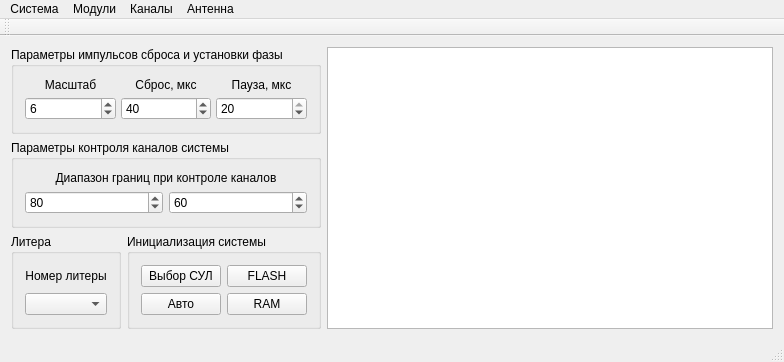
<?xml version="1.0" encoding="UTF-8"?>
<ui version="4.0">
 <class>MainWindow</class>
 <widget class="QMainWindow" name="MainWindow">
  <property name="geometry">
   <rect>
    <x>0</x>
    <y>0</y>
    <width>784</width>
    <height>317</height>
   </rect>
  </property>
  <property name="contextMenuPolicy">
   <enum>Qt::PreventContextMenu</enum>
  </property>
  <property name="windowTitle">
   <string>Монитор СУЛ</string>
  </property>
  <widget class="QWidget" name="centralWidget">
   <layout class="QGridLayout" name="gridLayout_4">
    <item row="0" column="0" colspan="2">
     <widget class="QGroupBox" name="groupBox_11">
      <property name="title">
       <string>Параметры импульсов сброса и установки фазы</string>
      </property>
      <layout class="QGridLayout" name="gridLayout_5">
       <item row="0" column="0">
        <layout class="QGridLayout" name="gridLayout_2">
         <property name="spacing">
          <number>5</number>
         </property>
         <item row="0" column="1">
          <widget class="QLabel" name="label_10">
           <property name="text">
            <string>Масштаб</string>
           </property>
           <property name="alignment">
            <set>Qt::AlignCenter</set>
           </property>
          </widget>
         </item>
         <item row="0" column="2">
          <widget class="QLabel" name="label_15">
           <property name="text">
            <string>Сброс, мкс</string>
           </property>
           <property name="alignment">
            <set>Qt::AlignCenter</set>
           </property>
          </widget>
         </item>
         <item row="0" column="3">
          <widget class="QLabel" name="label_21">
           <property name="text">
            <string>Пауза, мкс</string>
           </property>
           <property name="alignment">
            <set>Qt::AlignCenter</set>
           </property>
          </widget>
         </item>
         <item row="1" column="3">
          <widget class="QSpinBox" name="spbPauseDuration">
           <property name="minimum">
            <number>5</number>
           </property>
           <property name="maximum">
            <number>20</number>
           </property>
           <property name="value">
            <number>20</number>
           </property>
          </widget>
         </item>
         <item row="1" column="2">
          <widget class="QSpinBox" name="spbResetDuration">
           <property name="minimum">
            <number>25</number>
           </property>
           <property name="maximum">
            <number>50</number>
           </property>
           <property name="value">
            <number>40</number>
           </property>
          </widget>
         </item>
         <item row="1" column="1">
          <widget class="QSpinBox" name="spbScaleValue">
           <property name="minimum">
            <number>1</number>
           </property>
           <property name="maximum">
            <number>20</number>
           </property>
           <property name="value">
            <number>6</number>
           </property>
          </widget>
         </item>
        </layout>
       </item>
      </layout>
     </widget>
    </item>
    <item row="0" column="2" rowspan="3">
     <widget class="QPlainTextEdit" name="plainTextEdit">
      <property name="enabled">
       <bool>true</bool>
      </property>
     </widget>
    </item>
    <item row="1" column="0" colspan="2">
     <widget class="QGroupBox" name="groupBox">
      <property name="title">
       <string>Параметры контроля каналов системы</string>
      </property>
      <layout class="QGridLayout" name="gridLayout_6">
       <item row="0" column="0">
        <layout class="QGridLayout" name="gridLayout">
         <item row="1" column="0">
          <widget class="QSpinBox" name="spbTopLevel">
           <property name="maximum">
            <number>255</number>
           </property>
           <property name="value">
            <number>80</number>
           </property>
          </widget>
         </item>
         <item row="1" column="1">
          <widget class="QSpinBox" name="spbLowLevel">
           <property name="minimum">
            <number>0</number>
           </property>
           <property name="maximum">
            <number>255</number>
           </property>
           <property name="value">
            <number>60</number>
           </property>
          </widget>
         </item>
         <item row="0" column="0" colspan="2">
          <widget class="QLabel" name="label_14">
           <property name="text">
            <string>Диапазон границ при контроле каналов</string>
           </property>
           <property name="alignment">
            <set>Qt::AlignCenter</set>
           </property>
          </widget>
         </item>
        </layout>
       </item>
      </layout>
     </widget>
    </item>
    <item row="2" column="0">
     <widget class="QGroupBox" name="groupBox_18">
      <property name="title">
       <string>Литера</string>
      </property>
      <layout class="QGridLayout" name="gridLayout_7">
       <item row="0" column="0">
        <layout class="QVBoxLayout" name="verticalLayout">
         <item>
          <widget class="QLabel" name="label">
           <property name="text">
            <string>Номер литеры</string>
           </property>
           <property name="alignment">
            <set>Qt::AlignCenter</set>
           </property>
          </widget>
         </item>
         <item>
          <widget class="QComboBox" name="cbZone"/>
         </item>
        </layout>
       </item>
      </layout>
     </widget>
    </item>
    <item row="2" column="1">
     <widget class="QGroupBox" name="groupBox_2">
      <property name="title">
       <string>Инициализация системы</string>
      </property>
      <layout class="QGridLayout" name="gridLayout_8">
       <item row="0" column="0">
        <layout class="QGridLayout" name="gridLayout_3">
         <item row="0" column="1">
          <widget class="QPushButton" name="btnSetScaleFlash">
           <property name="text">
            <string>FLASH</string>
           </property>
          </widget>
         </item>
         <item row="1" column="1">
          <widget class="QPushButton" name="btnSetScaleRam">
           <property name="text">
            <string>RAM</string>
           </property>
          </widget>
         </item>
         <item row="0" column="0">
          <widget class="QPushButton" name="btnOpenSulConfig">
           <property name="text">
            <string>Выбор СУЛ</string>
           </property>
          </widget>
         </item>
         <item row="1" column="0">
          <widget class="QPushButton" name="btnAutoConfig">
           <property name="text">
            <string>Авто</string>
           </property>
          </widget>
         </item>
        </layout>
       </item>
      </layout>
     </widget>
    </item>
   </layout>
  </widget>
  <widget class="QMenuBar" name="menuBar">
   <property name="geometry">
    <rect>
     <x>0</x>
     <y>0</y>
     <width>784</width>
     <height>21</height>
    </rect>
   </property>
   <widget class="QMenu" name="menu">
    <property name="title">
     <string>Система</string>
    </property>
    <widget class="QMenu" name="menu_4">
     <property name="title">
      <string>Настройка</string>
     </property>
     <addaction name="actEEPROM"/>
     <addaction name="separator"/>
     <addaction name="actRAM"/>
     <addaction name="separator"/>
     <addaction name="actTuneExt"/>
     <addaction name="separator"/>
    </widget>
    <addaction name="actConfig"/>
    <addaction name="separator"/>
    <addaction name="actBeam"/>
    <addaction name="separator"/>
    <addaction name="menu_4"/>
    <addaction name="separator"/>
    <addaction name="actCheck"/>
    <addaction name="separator"/>
    <addaction name="actExit"/>
    <addaction name="separator"/>
    <addaction name="actDeleteObject"/>
    <addaction name="separator"/>
    <addaction name="actConsole"/>
    <addaction name="separator"/>
   </widget>
   <widget class="QMenu" name="menu_2">
    <property name="title">
     <string>Модули</string>
    </property>
    <widget class="QMenu" name="menu_7">
     <property name="title">
      <string>Активные модули</string>
     </property>
     <addaction name="action_8"/>
     <addaction name="action_10"/>
    </widget>
    <addaction name="action"/>
    <addaction name="menu_7"/>
    <addaction name="actDebug"/>
   </widget>
   <widget class="QMenu" name="menu_3">
    <property name="title">
     <string>Каналы</string>
    </property>
    <widget class="QMenu" name="menu_8">
     <property name="title">
      <string>Контроль</string>
     </property>
     <addaction name="action_14"/>
     <addaction name="action_15"/>
     <addaction name="action_16"/>
     <addaction name="action_EEPROM"/>
    </widget>
    <addaction name="action_12"/>
    <addaction name="menu_8"/>
    <addaction name="action_18"/>
   </widget>
   <widget class="QMenu" name="menu_9">
    <property name="title">
     <string>Антенна</string>
    </property>
   </widget>
   <addaction name="menu"/>
   <addaction name="menu_2"/>
   <addaction name="menu_3"/>
   <addaction name="menu_9"/>
  </widget>
  <widget class="QToolBar" name="mainToolBar">
   <attribute name="toolBarArea">
    <enum>TopToolBarArea</enum>
   </attribute>
   <attribute name="toolBarBreak">
    <bool>false</bool>
   </attribute>
  </widget>
  <widget class="QStatusBar" name="statusBar"/>
  <action name="actBeam">
   <property name="text">
    <string>Управление лучом</string>
   </property>
  </action>
  <action name="actEEPROM">
   <property name="text">
    <string>Настройка EEPROM</string>
   </property>
  </action>
  <action name="actRAM">
   <property name="text">
    <string>Настройка RAM</string>
   </property>
  </action>
  <action name="actCheck">
   <property name="text">
    <string>Контроль</string>
   </property>
  </action>
  <action name="actExit">
   <property name="text">
    <string>Выход</string>
   </property>
  </action>
  <action name="action_9">
   <property name="text">
    <string>Конфигурация</string>
   </property>
  </action>
  <action name="actConfig">
   <property name="text">
    <string>Конфигурация</string>
   </property>
  </action>
  <action name="action">
   <property name="text">
    <string>Информация</string>
   </property>
  </action>
  <action name="action_4">
   <property name="text">
    <string>Контроль каналов</string>
   </property>
  </action>
  <action name="action_5">
   <property name="text">
    <string>Контроль вычислителей</string>
   </property>
  </action>
  <action name="action_7">
   <property name="text">
    <string>Контроль обмена</string>
   </property>
  </action>
  <action name="action_8">
   <property name="text">
    <string>Информация</string>
   </property>
  </action>
  <action name="action_10">
   <property name="text">
    <string>Контроль</string>
   </property>
  </action>
  <action name="action_11">
   <property name="text">
    <string>Контроль</string>
   </property>
  </action>
  <action name="action_12">
   <property name="text">
    <string>Информация</string>
   </property>
  </action>
  <action name="action_14">
   <property name="text">
    <string>Контроль каналов</string>
   </property>
  </action>
  <action name="action_15">
   <property name="text">
    <string>Контроль вычислителей</string>
   </property>
  </action>
  <action name="action_16">
   <property name="text">
    <string>Контроль импульсов</string>
   </property>
  </action>
  <action name="action_EEPROM">
   <property name="text">
    <string>Контроль PLM</string>
   </property>
  </action>
  <action name="actDebug">
   <property name="text">
    <string>Отладка</string>
   </property>
  </action>
  <action name="action_18">
   <property name="text">
    <string>Параметры</string>
   </property>
  </action>
  <action name="actTuneExt">
   <property name="text">
    <string>Расширенная настройка</string>
   </property>
  </action>
  <action name="actDeleteObject">
   <property name="text">
    <string>Удалить объекты</string>
   </property>
  </action>
  <action name="actConsole">
   <property name="text">
    <string>Консоль</string>
   </property>
  </action>
 </widget>
 <layoutdefault spacing="6" margin="11"/>
 <resources/>
 <connections/>
</ui>
